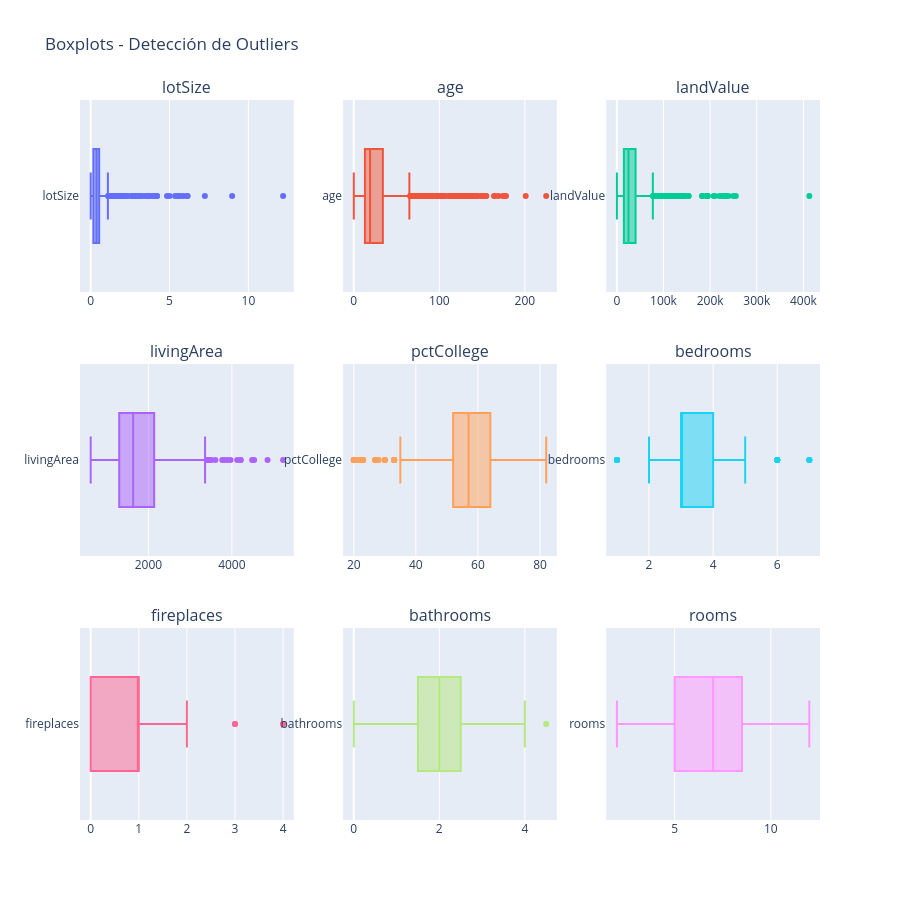

This figure's notebook cell:
### Code cell
# Boxplots para detectar outliers
fig = make_subplots(
    rows=n_rows, cols=n_cols,
    subplot_titles=numeric_cols_except_target,
    vertical_spacing=0.1
)

for i, col in enumerate(numeric_cols_except_target):
    row = i // n_cols + 1
    col_pos = i % n_cols + 1
    
    fig.add_trace(
        go.Box(x=df[col], name=col, showlegend=False),
        row=row, col=col_pos
    )

fig.update_layout(height=300 * n_rows, title_text="Boxplots - Detección de Outliers")
fig.show()

### Figure 1 — Plotly figure (JSON) as saved in the notebook; plotly's stock layout.template omitted (floating-point values rounded to 4 significant figures; data arrays with more than 128 entries replaced by an {"elided": "..."} marker saying what was removed)
{"data": [{"name": "lotSize", "showlegend": false, "type": "box", "x": {"elided": "1728 float values"}, "xaxis": "x", "yaxis": "y"}, {"name": "age", "showlegend": false, "type": "box", "x": {"elided": "1728 int values"}, "xaxis": "x2", "yaxis": "y2"}, {"name": "landValue", "showlegend": false, "type": "box", "x": {"elided": "1728 int values"}, "xaxis": "x3", "yaxis": "y3"}, {"name": "livingArea", "showlegend": false, "type": "box", "x": {"elided": "1728 int values"}, "xaxis": "x4", "yaxis": "y4"}, {"name": "pctCollege", "showlegend": false, "type": "box", "x": {"elided": "1728 int values"}, "xaxis": "x5", "yaxis": "y5"}, {"name": "bedrooms", "showlegend": false, "type": "box", "x": {"elided": "1728 int values"}, "xaxis": "x6", "yaxis": "y6"}, {"name": "fireplaces", "showlegend": false, "type": "box", "x": {"elided": "1728 int values"}, "xaxis": "x7", "yaxis": "y7"}, {"name": "bathrooms", "showlegend": false, "type": "box", "x": {"elided": "1728 float values"}, "xaxis": "x8", "yaxis": "y8"}, {"name": "rooms", "showlegend": false, "type": "box", "x": {"elided": "1728 int values"}, "xaxis": "x9", "yaxis": "y9"}], "layout": {"annotations": [{"font": {"size": 16}, "showarrow": false, "text": "lotSize", "x": 0.1444, "xanchor": "center", "xref": "paper", "y": 1, "yanchor": "bottom", "yref": "paper"}, {"font": {"size": 16}, "showarrow": false, "text": "age", "x": 0.5, "xanchor": "center", "xref": "paper", "y": 1, "yanchor": "bottom", "yref": "paper"}, {"font": {"size": 16}, "showarrow": false, "text": "landValue", "x": 0.8556, "xanchor": "center", "xref": "paper", "y": 1, "yanchor": "bottom", "yref": "paper"}, {"font": {"size": 16}, "showarrow": false, "text": "livingArea", "x": 0.1444, "xanchor": "center", "xref": "paper", "y": 0.6333, "yanchor": "bottom", "yref": "paper"}, {"font": {"size": 16}, "showarrow": false, "text": "pctCollege", "x": 0.5, "xanchor": "center", "xref": "paper", "y": 0.6333, "yanchor": "bottom", "yref": "paper"}, {"font": {"size": 16}, "showarrow": false, "text": "bedrooms", "x": 0.8556, "xanchor": "center", "xref": "paper", "y": 0.6333, "yanchor": "bottom", "yref": "paper"}, {"font": {"size": 16}, "showarrow": false, "text": "fireplaces", "x": 0.1444, "xanchor": "center", "xref": "paper", "y": 0.2667, "yanchor": "bottom", "yref": "paper"}, {"font": {"size": 16}, "showarrow": false, "text": "bathrooms", "x": 0.5, "xanchor": "center", "xref": "paper", "y": 0.2667, "yanchor": "bottom", "yref": "paper"}, {"font": {"size": 16}, "showarrow": false, "text": "rooms", "x": 0.8556, "xanchor": "center", "xref": "paper", "y": 0.2667, "yanchor": "bottom", "yref": "paper"}], "height": 900, "title": {"text": "Boxplots - Detección de Outliers"}, "xaxis": {"anchor": "y", "domain": [0, 0.2889]}, "xaxis2": {"anchor": "y2", "domain": [0.3556, 0.6444]}, "xaxis3": {"anchor": "y3", "domain": [0.7111, 1]}, "xaxis4": {"anchor": "y4", "domain": [0, 0.2889]}, "xaxis5": {"anchor": "y5", "domain": [0.3556, 0.6444]}, "xaxis6": {"anchor": "y6", "domain": [0.7111, 1]}, "xaxis7": {"anchor": "y7", "domain": [0, 0.2889]}, "xaxis8": {"anchor": "y8", "domain": [0.3556, 0.6444]}, "xaxis9": {"anchor": "y9", "domain": [0.7111, 1]}, "yaxis": {"anchor": "x", "domain": [0.7333, 1]}, "yaxis2": {"anchor": "x2", "domain": [0.7333, 1]}, "yaxis3": {"anchor": "x3", "domain": [0.7333, 1]}, "yaxis4": {"anchor": "x4", "domain": [0.3667, 0.6333]}, "yaxis5": {"anchor": "x5", "domain": [0.3667, 0.6333]}, "yaxis6": {"anchor": "x6", "domain": [0.3667, 0.6333]}, "yaxis7": {"anchor": "x7", "domain": [0, 0.2667]}, "yaxis8": {"anchor": "x8", "domain": [0, 0.2667]}, "yaxis9": {"anchor": "x9", "domain": [0, 0.2667]}}}
